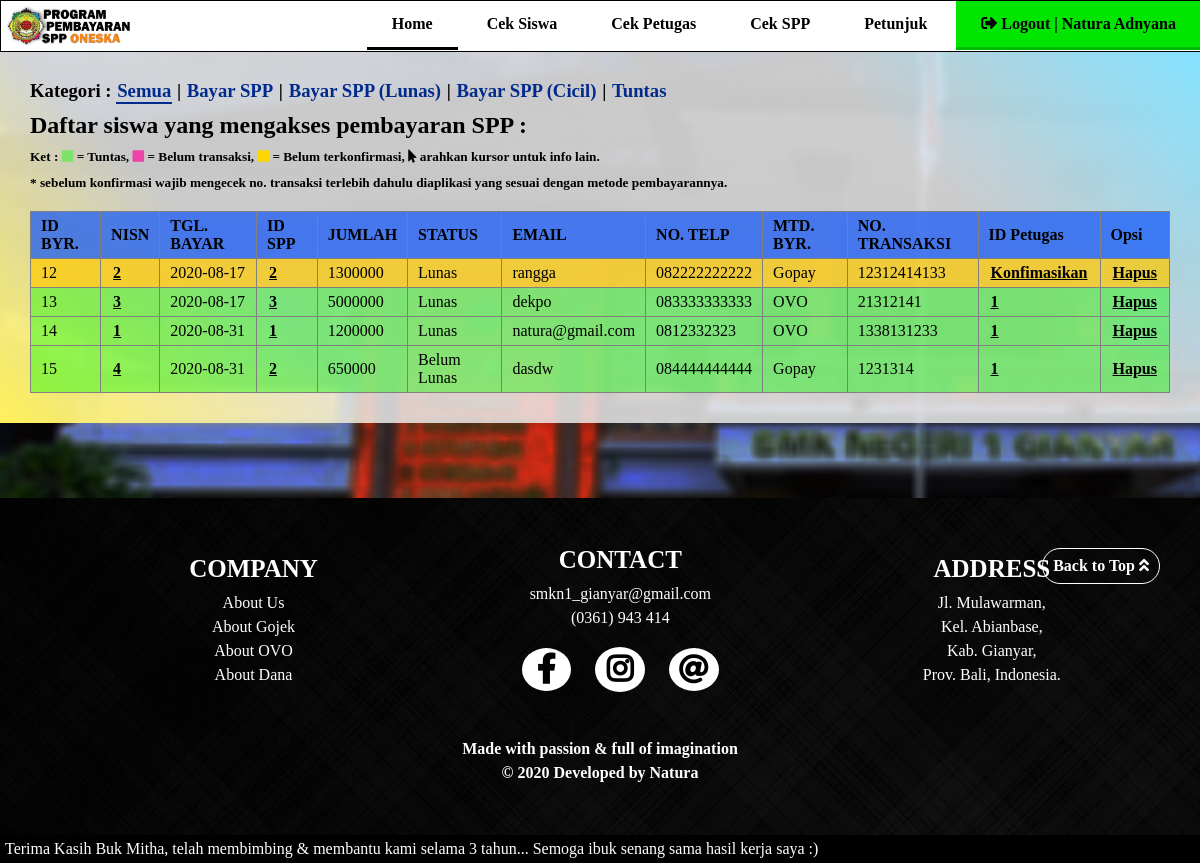
Page /petugas/petugas.php?kategori=semua (signed in) on the committed database.
### tables this page shows
CREATE TABLE `pembayaran` (
  `id_pembayaran` int(11) NOT NULL,
  `id_petugas` int(11) DEFAULT NULL,
  `nisn` varchar(10) NOT NULL,
  `tgl_bayar` date NOT NULL,
  `bulan_bayar` varchar(8) NOT NULL,
  `tahun_bayar` varchar(4) NOT NULL,
  `id_spp` int(11) NOT NULL,
  `jumlah_bayar` int(11) NOT NULL,
  `status_bayar` enum('Lunas','Belum Lunas') NOT NULL,
  `email_pembayar` varchar(50) NOT NULL,
  `telp_pembayar` varchar(13) NOT NULL,
  `metode_pembayaran` enum('Gopay','OVO','Dana') NOT NULL,
  `no_transaksi` varchar(50) NOT NULL
);

### petugas/petugas.php (the view, shortened to what this page needs)
<?php
	include '../action/koneksi.php';
?>
<!DOCTYPE html>
<html>
<head>
	<link rel="stylesheet" type="text/css" href="../this.css">
	<link rel="stylesheet" type="text/css" href="this_petugas.css">
	<link rel="stylesheet" type="text/css" href="../font-awesome/css/fontawesome.css">
	<link rel="stylesheet" type="text/css" href="../font-awesome/css/brands.css">
	<link rel="stylesheet" type="text/css" href="../font-awesome/css/solid.css">
</head>
<body>
	<nav>
		<a href="index.php" title="Program Pembayaran SPP Oneska"><img src="../img/logo_program.png"></a>
		<ul>
			<li style="border-bottom: solid;"><a href="petugas.php?kategori=bayarspp">Home</a></li>
			<li><a href="info_siswa.php">Cek Siswa</a></li>
		<?php
			if ($_SESSION['level']=='admin') {
		?>
			<li><a href="info_petugas.php">Cek Petugas</a></li>
		<?php
			}
		?>
			<li><a href="info_spp.php">Cek SPP</a></li>
			<li><a href="petunjuk_petugas.php">Petunjuk</a></li>
			<li style="background-color: #01E500FF; border-bottom: solid; border-color: #00BB04FF;"><a href="../action/logout_proses.php"><i class="fas fa-sign-out-alt"></i> Logout | <?php echo $_SESSION['nama_petugas'];?></a></li>
		</ul>
	</nav>
	<div class="container5">
		<?php
			if ($_GET['kategori']=='semua') {
		?>
			<h3>Kategori : <a href="petugas.php?kategori=semua" style="border-bottom: solid 2px;">Semua</a> | <a href="petugas.php?kategori=bayarspp">Bayar SPP</a> | <a href="petugas.php?kategori=lunas">Bayar SPP (Lunas)</a> | <a href="petugas.php?kategori=cicil">Bayar SPP (Cicil)</a> | <a href="petugas.php?kategori=tuntas">Tuntas</a></h3>
			<h2>Daftar siswa yang mengakses pembayaran SPP :</h2>
			<h5>Ket : <i class="fas fa-square" style="color: #10FF006D;"></i> = Tuntas, <i class="fas fa-square" style="color: #FF0097A6;"></i> = Belum transaksi, <i class="fas fa-square" style="color: #FFD700FF;"></i> = Belum terkonfirmasi, <i class="fas fa-mouse-pointer"></i> arahkan kursor untuk info lain. </h5>
			<h5>* sebelum konfirmasi wajib mengecek no. transaksi terlebih dahulu diaplikasi yang sesuai dengan metode pembayarannya.</h5>
			<table border="1">
				<tr style="background-color: #004CFFA6; font-weight: bold;">
					<td>ID BYR.</td>
					<td>NISN</td>
					<td>TGL. BAYAR</td>
					<td>ID SPP</td>
					<td>JUMLAH</td>
					<td>STATUS</td>
					<td>EMAIL</td>
					<td>NO. TELP</td>
					<td>MTD. BYR.</td>
					<td>NO. TRANSAKSI</td>
					<td>ID Petugas</td>
					<td>Opsi</td>
				</tr>
			<?php
				if (isset($_GET['info'])) {
					$nisn=$_GET['info'];
					$select=mysqli_query($connect, "SELECT * FROM pembayaran WHERE nisn='$nisn'");
				}
				else{
					$select=mysqli_query($connect, "SELECT * FROM pembayaran");
				}
				while ($data=mysqli_fetch_array($select)) {
					$nisn=$data['nisn'];
			?>
				<tr
					<?php
						if ($data['no_transaksi']=='') {
				?>
							style="background-color: #FF0097A6;" title="Mohon tunggu sampai siswa ini bertransaksi"
				<?php
						}
						elseif ($data['id_petugas']=='') {
				?>
							style="background-color: #FFCB00B6;" title="Konfirmasi dikategori Bayar SPP"
				<?php
						}
						else{
				?>
							style="background-color: #10FF006D;" title="Siswa ini sudah tuntas membayar SPP"
				<?php
						}
					?>
				>
					<td><?=$data['id_pembayaran'];?></td>
					<td><a class="cek_info" href="info_siswa.php?info=<?=$nisn?>"><?=$nisn?></a></td>
					<td><?=$data['tgl_bayar'];?></td>
					<td><a class="cek_info" href="info_spp.php?info=<?=$data['id_spp'];?>"><?=$data['id_spp'];?></a></td>
					<td><?=$data['jumlah_bayar'];?></td>
					<td><?=$data['status_bayar'];?></td>
					<td><?=$data['email_pembayar'];?></td>
					<td><?=$data['telp_pembayar'];?></td>
					<td><?=$data['metode_pembayaran'];?></td>
					<td>
						<?php
							if ($data['no_transaksi']=='') {
								echo " - ";
							}
							else{
								echo $data['no_transaksi'];
							}
						?>
					</td>
					<td
						<?php
							if ($data['id_petugas']!='') {
								$select2=mysqli_query($connect, "SELECT * FROM petugas WHERE id_petugas=$data[id_petugas]");
								$data2=mysqli_fetch_array($select2);
								$nama_petugas=$data2['nama_petugas'];
								echo "title='$nama_petugas'";
							}
						?>
					>
						<?php
							if ($data['id_petugas']=='') {
								if ($data['no_transaksi']!='') {
						?>
								<a class="konfirmasi" href="../action/konfirmasi_proses.php?info=<?=$nisn?>" title="Konfirmasi atas nama saya">Konfimasikan</a>
						<?php
								}
							}
							else{
								if ($_SESSION['level']=='admin') {
						?>
									<a class="cek_info" href="info_petugas.php?info=<?=$data['id_petugas'];?>"><?=$data['id_petugas'];?></a>
						<?php
								}
								else{
									echo $data['id_petugas'];
								}
							}
						?>
					</td>
					<td><a class="batal" title="Hapus dari daftar" href="../action/hapus_daftar_proses.php?info=<?=$nisn?>" onclick="return confirm('Apakah anda ingin menghapus data ini?')";>Hapus</a></td>
				</tr>
			<?php
				}
			?>
			</table>
		<?php
		}
		?>
	</div>
<?php
	include '../footer.php';
?>
</body>
</html>

### this.css (style rules this page uses)
* { margin: 0; padding: 0; text-decoration: none; scroll-behavior: smooth; }
body { background-image: url("img/gedung_smk_blur.jpg"); background-attachment: fixed; background-repeat: no-repeat; background-size: cover; }
nav { position: fixed; top: 0; background-color: white; width: 100%; font-family: Tahoma; border: solid 1px; height: 50px; overflow: hidden; z-index: 99; }
nav img { float: left; height: 50px; }
nav ul { float: right; }
nav ul li { position: relative; display: inline-block; }
nav ul li a { display: block; padding: 14px 25px; color: black; font-weight: bold; transition: 0.5s; }
nav ul li a i { transition: 0.5s; }

### petugas/this_petugas.css (style rules this page uses)
.container5 { margin-top: 50px; background: linear-gradient(45deg, #FFF15BFF, #EFEFEFD4, #EFEFEFD4, #EFEFEFD4, #84E2FFFF); padding: 30px; }
.container5 h3 a { color: #002A8CFF; padding: 1px; }
.container5 h2 { margin-top: 10px; font-family: Tahoma; }
.container5 h5 { margin-top: 10px; }
.container5 table { margin: auto; margin-top: 20px; border-collapse: collapse; }
.container5 table tr:nth-child(odd) { background-color: #E0E0E0FF; }
.container5 table tr:nth-child(even) { background-color: white; }
.container5 table tr td { padding: 5px 10px; }
.container5 table tr td a { padding: 2px; border-radius: 2px; color: black; font-weight: bold; text-decoration: underline; }

### rows in the picture
pembayaran: id_pembayaran "12", nisn "2", tgl_bayar "2020-08-17", id_spp "2", jumlah_bayar "1300000", status_bayar "Lunas", email_pembayar "rangga", telp_pembayar "082222222222", metode_pembayaran "Gopay", no_transaksi "12312414133"
pembayaran: id_pembayaran "13", nisn "3", tgl_bayar "2020-08-17", id_spp "3", jumlah_bayar "5000000", status_bayar "Lunas", email_pembayar "dekpo", telp_pembayar "083333333333", metode_pembayaran "OVO", no_transaksi "21312141", id_petugas "1"
pembayaran: id_pembayaran "14", nisn "1", tgl_bayar "2020-08-31", id_spp "1", jumlah_bayar "1200000", status_bayar "Lunas", email_pembayar "natura@gmail.com", telp_pembayar "0812332323", metode_pembayaran "OVO", no_transaksi "1338131233", id_petugas "1"
pembayaran: id_pembayaran "15", nisn "4", tgl_bayar "2020-08-31", id_spp "2", jumlah_bayar "650000", status_bayar "Belum Lunas", email_pembayar "dasdw", telp_pembayar "084444444444", metode_pembayaran "Gopay", no_transaksi "1231314", id_petugas "1"

### other values in the picture
$_SESSION['nama_petugas'] "Natura Adnyana"
